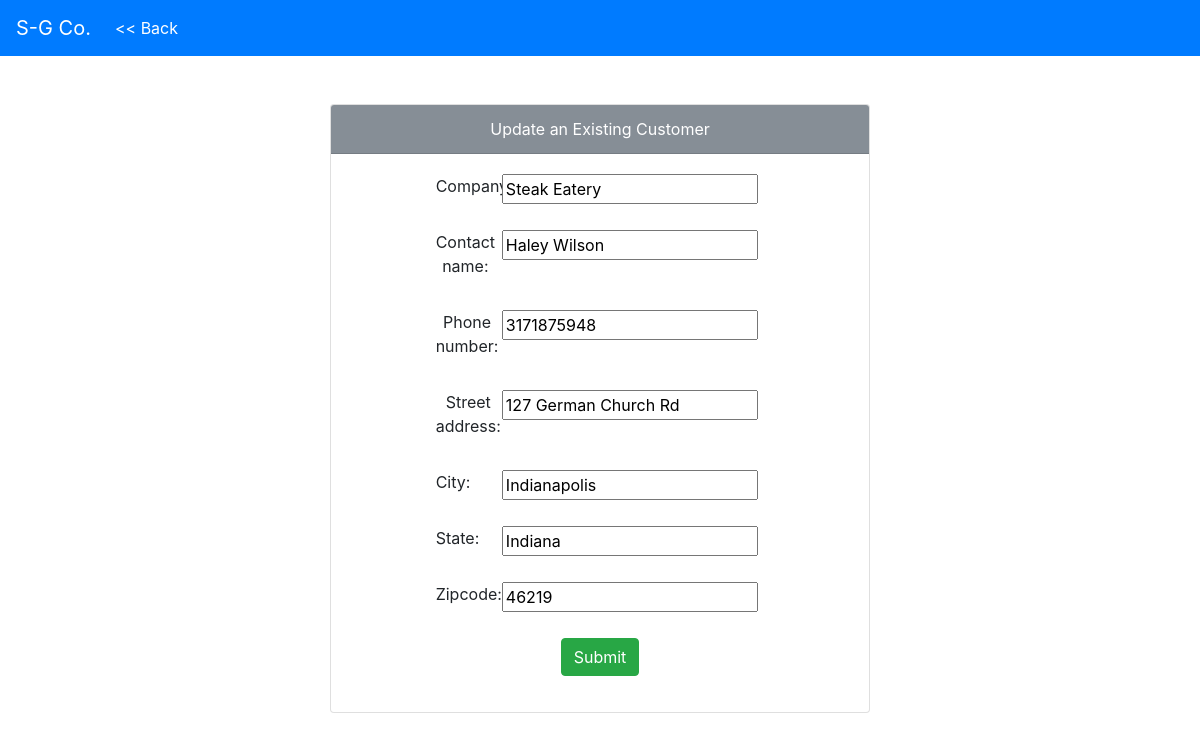
Page /sales/customer/update/1/ on the committed database.
### sales/models.py (models this page shows, shortened)
class Customer(models.Model):
    company = models.CharField(max_length=100, unique=True)
    contact_name = models.CharField(max_length=50)
    phone_number = models.CharField(max_length=10, unique=True)
    customer_id = models.AutoField(primary_key=True)
    street_address = models.CharField(max_length=200)
    city = models.CharField(max_length=100)
    state = models.CharField(max_length=100)
    zipcode = models.CharField(max_length=5)

### sales/views.py (the view)
# urls.py: url(r'^customer/update/(?P<pk>[0-9]+)/$', views.EditCustomer.as_view(), name='edit_customer'),
class EditCustomer(UpdateView):
    model = Customer
    fields = '__all__'
    def get_context_data(self, **kwargs):
        context = super(EditCustomer, self).get_context_data(**kwargs)
        context['manip_type'] = 'Update an Existing'
        return context

### templates/sales/customer_form.html (shortened to what this page needs)
{% extends 'sales/base.html' %}
{% block back_link %}{% url 'sales:customers' %}{% endblock %}
{% block body %}
<div class="container">
  <div class="row mt-5 justify-content-center">
    <div class="col-6">
      <div class="card text-center">
        <div class="card-header bg-secondary text-white">{{ manip_type }} Customer</div>
        <div class="card-body">
          <form action="" method="post">
            {% for field in form %}
              <div class="form-row">
                <div class="form-group offset-md-2 col-md-8">
                    <div class="row">
                        <label class="col-sm-2">{{ field.label_tag }}</label>
                        <div class="col-sm-10">{{ field }}</div>
                    </div>
                </div>
              </div>
            {% endfor %}
            <div class="form-group">
              <button type="submit" class="btn btn-success">Submit</button>
            </div>
          </form>
        </div>
      </div>
    </div>
  </div>
</div>
{% endblock %}

### rows in the picture
Customer: form "Steak Eatery" "Haley Wilson" "3171875948" "127 German Church Rd" "Indianapolis" "Indiana" "46219"

### other values in the picture
{{ manip_type }} "Update an Existing"
{{ field.label_tag }} "Company:" "Contact name:" "Phone number:" "Street address:" "City:" "State:" "Zipcode:"
